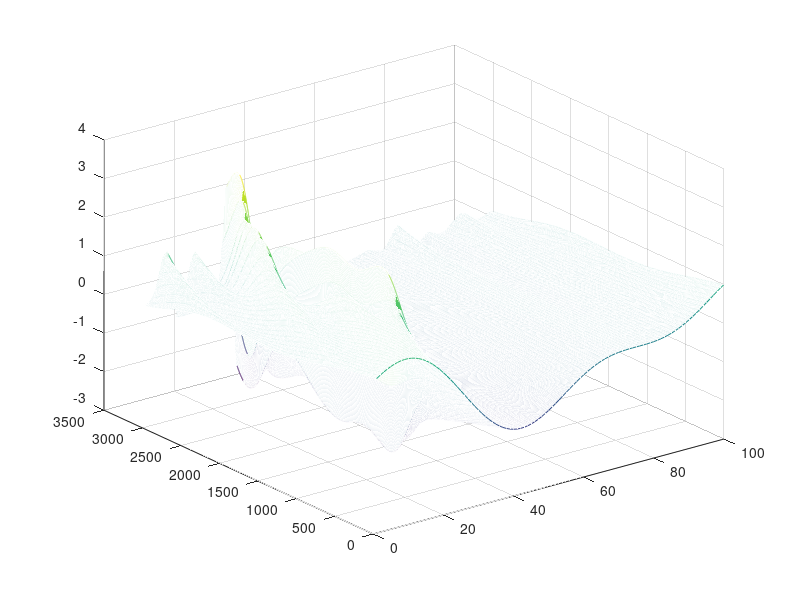

This chart was generated by the following MATLAB code:
% KURAMOTO-SIVASHINSKY-EQUATION WITH FORWARD DIFFERENCE
%f = @(x) sin(pi*x);
% L = 32*pi
f = @(x) cos(x/16).*(1+sin(x/16));

M = 100;
x = linspace(0,32*pi,M);
h = (32*pi)/(M-1);
k = 0.01;
N = 3000;

% Initializing matrices for equation
% U(n+1) = U(n) - AxxU(n) - AxxxxU(n) - delta(U(n)^2) :

w = ones(1,M-1);
Axx = sparse(-2*eye(M) + diag(w,1) + diag(w,-1));
Axx(1,M) = 1;
Axx(M,1) = 1;
Axx = k/(h^2)*Axx;

u = ones(1,M-2);
v = -4*ones(1,M-1);
Axxxx = sparse(6*eye(M)+diag(v,1)+diag(v,-1)+diag(u,2)+diag(u,-2)+diag([1;1],M-2)+diag([1;1],-M+2));
Axxxx(1,M) = -4;
Axxxx(M,1) = -4;
Axxxx = k/(h^4)*Axxxx;

D = sparse(zeros(M) + diag(w,1) + diag(-w,-1));
D(M,1) = 1;
D(1,M) = -1;
D = k/(4*h)*D;

% Initial value of U:
U = f(x);

% Time step N iterations:
for n = 1:N
    U(n+1,:) = (eye(M) - Axx - Axxxx)*(U(n,:)') - D*(U(n,:)'.^2);%
end

 mesh(U)
